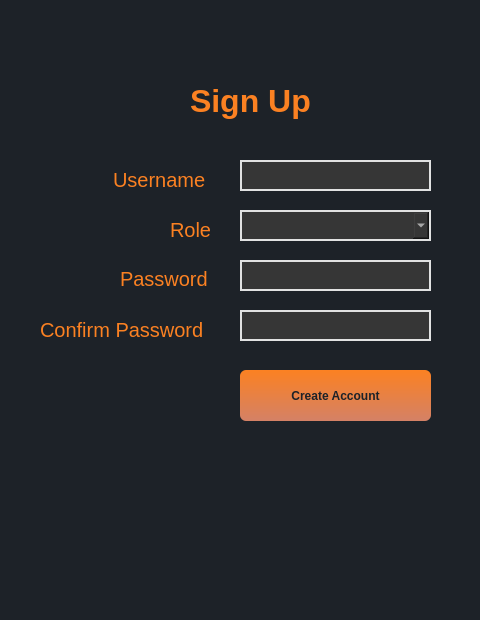
<?xml version="1.0" encoding="UTF-8"?>
<ui version="4.0">
 <class>Dialog</class>
 <widget class="QDialog" name="Dialog">
  <property name="geometry">
   <rect>
    <x>0</x>
    <y>0</y>
    <width>480</width>
    <height>620</height>
   </rect>
  </property>
  <property name="windowTitle">
   <string>Dialog</string>
  </property>
  <property name="styleSheet">
   <string notr="true">QDialog {
    background-color: #1D2228;
}
QLabel {
    color: #FB8122;
    font-size: 15pt;
}
QLabel#LoginLabel {
    color: #FB8122;
    font-size: 24pt;
	font-weight: bold;
}
QLineEdit, QComboBox {
    color: rgb(235, 235, 235);
	background-color: #363636;
    font: 15pt &quot;Sans Serif&quot;;
	border-style: solid;
	border-width: 2px;
	border-color: #E1E2E2;
}
QLineEdit:focus, QComboBox:focus {
	background-color: rgb(214, 214, 214);
	color: rgb(59, 59, 59);
}
 QPushButton {
    background: qlineargradient(x1: 0, y1: 0, x2: 0, y2: 1, stop: 0 #FB8122, stop: 1 #D48166);
    border-radius: 6px;
    padding: 5px;
    color: #1D2228;
    font-weight: bold;
}
QPushButton:hover {;
    border: 1px solid;
    border-color: #fff;
}
QPushButton:pressed {
    background: qlineargradient(x1: 0, y1: 0, x2: 0, y2: 1, stop: 0 #6B728E, stop: 1 #404258);
}


 QPushButton#GetAccountPushButton {
    background: #E1E2E2;
    border-radius: 4px;
  	border: none;
    color: #1D2228;
    font: 10pt &quot;Sans Serif&quot;;
	box-shadow: 0px 0.5px 1px rgba(0, 0, 0, 0.1), inset 0px 0.5px 0.5px rgba(255, 255, 255, 0.5), 0px 0px 0px 0.5px rgba(0, 0, 0, 0.12);
}
QPushButton#GetAccountPushButton:hover {
	box-shadow: inset 0px 0.8px 0px -0.25px rgba(255, 255, 255, 0.2), 0px 0.5px 1px rgba(0, 0, 0, 0.1), 0px 0px 0px 3.5px rgba(58, 108, 217, 0.5);
	outline: 0;
    background: qlineargradient(x1: 0, y1: 0, x2: 0, y2: 1, stop: 0 #6B728E, stop: 1 #404258);
}
QLabel#GetAccountLabel {
	font: 10pt &quot;Sans Serif&quot;;
	color: #fff;
}
QPushButton#GetAccountPushButton:pressed {
	box-shadow: inset 0px 0.8px 0px -0.25px rgba(255, 255, 255, 0.2), 0px 0.5px 1px rgba(0, 0, 0, 0.1), 0px 0px 0px 3.5px rgba(58, 108, 217, 0.5);
	outline: 0;
	background: qlineargradient(x1: 0, y1: 0, x2: 0, y2: 1, stop: 0 #4F5B76, stop: 1 #363D52);
}
</string>
  </property>
  <widget class="QLabel" name="LoginLabel">
   <property name="geometry">
    <rect>
     <x>190</x>
     <y>80</y>
     <width>131</width>
     <height>41</height>
    </rect>
   </property>
   <property name="text">
    <string>Sign Up</string>
   </property>
  </widget>
  <widget class="QLabel" name="UserNameLabel">
   <property name="geometry">
    <rect>
     <x>113</x>
     <y>170</y>
     <width>101</width>
     <height>20</height>
    </rect>
   </property>
   <property name="text">
    <string>Username</string>
   </property>
  </widget>
  <widget class="QLabel" name="PasswordLabel">
   <property name="geometry">
    <rect>
     <x>120</x>
     <y>270</y>
     <width>101</width>
     <height>17</height>
    </rect>
   </property>
   <property name="text">
    <string>Password</string>
   </property>
  </widget>
  <widget class="QLineEdit" name="UserNameLineEdit">
   <property name="geometry">
    <rect>
     <x>240</x>
     <y>160</y>
     <width>191</width>
     <height>31</height>
    </rect>
   </property>
  </widget>
  <widget class="QLineEdit" name="PasswordLineEdit">
   <property name="geometry">
    <rect>
     <x>240</x>
     <y>260</y>
     <width>191</width>
     <height>31</height>
    </rect>
   </property>
  </widget>
  <widget class="QPushButton" name="CreateAccountPushButton">
   <property name="geometry">
    <rect>
     <x>240</x>
     <y>370</y>
     <width>191</width>
     <height>51</height>
    </rect>
   </property>
   <property name="styleSheet">
    <string notr="true"/>
   </property>
   <property name="text">
    <string>Create Account</string>
   </property>
  </widget>
  <widget class="QLabel" name="ConfirmPasswordLabel">
   <property name="geometry">
    <rect>
     <x>40</x>
     <y>320</y>
     <width>171</width>
     <height>20</height>
    </rect>
   </property>
   <property name="text">
    <string>Confirm Password</string>
   </property>
  </widget>
  <widget class="QLineEdit" name="ConfirmPasswordLineEdit">
   <property name="geometry">
    <rect>
     <x>240</x>
     <y>310</y>
     <width>191</width>
     <height>31</height>
    </rect>
   </property>
  </widget>
  <widget class="QLabel" name="RoleLabel">
   <property name="geometry">
    <rect>
     <x>170</x>
     <y>220</y>
     <width>51</width>
     <height>20</height>
    </rect>
   </property>
   <property name="text">
    <string>Role</string>
   </property>
  </widget>
  <widget class="QComboBox" name="RoleComboBox">
   <property name="geometry">
    <rect>
     <x>240</x>
     <y>210</y>
     <width>191</width>
     <height>31</height>
    </rect>
   </property>
  </widget>
 </widget>
 <resources/>
 <connections/>
</ui>
